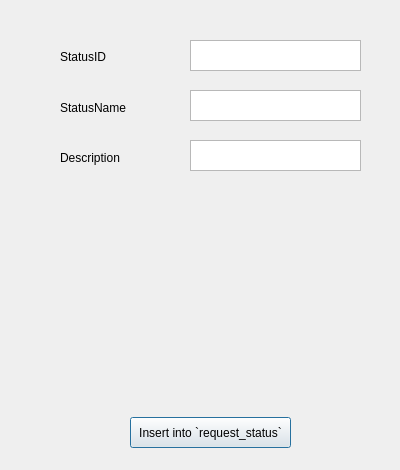
<?xml version="1.0" encoding="UTF-8"?>
<ui version="4.0">
 <class>DialogRequestStatusInsert</class>
 <widget class="QDialog" name="DialogRequestStatusInsert">
  <property name="geometry">
   <rect>
    <x>0</x>
    <y>0</y>
    <width>400</width>
    <height>470</height>
   </rect>
  </property>
  <property name="windowTitle">
   <string>Dialog</string>
  </property>
  <widget class="QTextEdit" name="textEditFlightID">
   <property name="geometry">
    <rect>
     <x>190</x>
     <y>40</y>
     <width>171</width>
     <height>31</height>
    </rect>
   </property>
  </widget>
  <widget class="QTextEdit" name="textEditFlightID_2">
   <property name="geometry">
    <rect>
     <x>190</x>
     <y>140</y>
     <width>171</width>
     <height>31</height>
    </rect>
   </property>
  </widget>
  <widget class="QTextEdit" name="textEditFlightID_3">
   <property name="geometry">
    <rect>
     <x>190</x>
     <y>90</y>
     <width>171</width>
     <height>31</height>
    </rect>
   </property>
  </widget>
  <widget class="QPushButton" name="pushButton">
   <property name="geometry">
    <rect>
     <x>130</x>
     <y>417</y>
     <width>161</width>
     <height>31</height>
    </rect>
   </property>
   <property name="text">
    <string>Insert into `request_status`</string>
   </property>
  </widget>
  <widget class="QLabel" name="label">
   <property name="geometry">
    <rect>
     <x>60</x>
     <y>50</y>
     <width>47</width>
     <height>13</height>
    </rect>
   </property>
   <property name="text">
    <string>StatusID</string>
   </property>
  </widget>
  <widget class="QLabel" name="label_2">
   <property name="geometry">
    <rect>
     <x>60</x>
     <y>100</y>
     <width>71</width>
     <height>16</height>
    </rect>
   </property>
   <property name="text">
    <string>StatusName</string>
   </property>
  </widget>
  <widget class="QLabel" name="label_3">
   <property name="geometry">
    <rect>
     <x>60</x>
     <y>150</y>
     <width>61</width>
     <height>16</height>
    </rect>
   </property>
   <property name="text">
    <string>Description</string>
   </property>
  </widget>
 </widget>
 <resources/>
 <connections/>
</ui>
